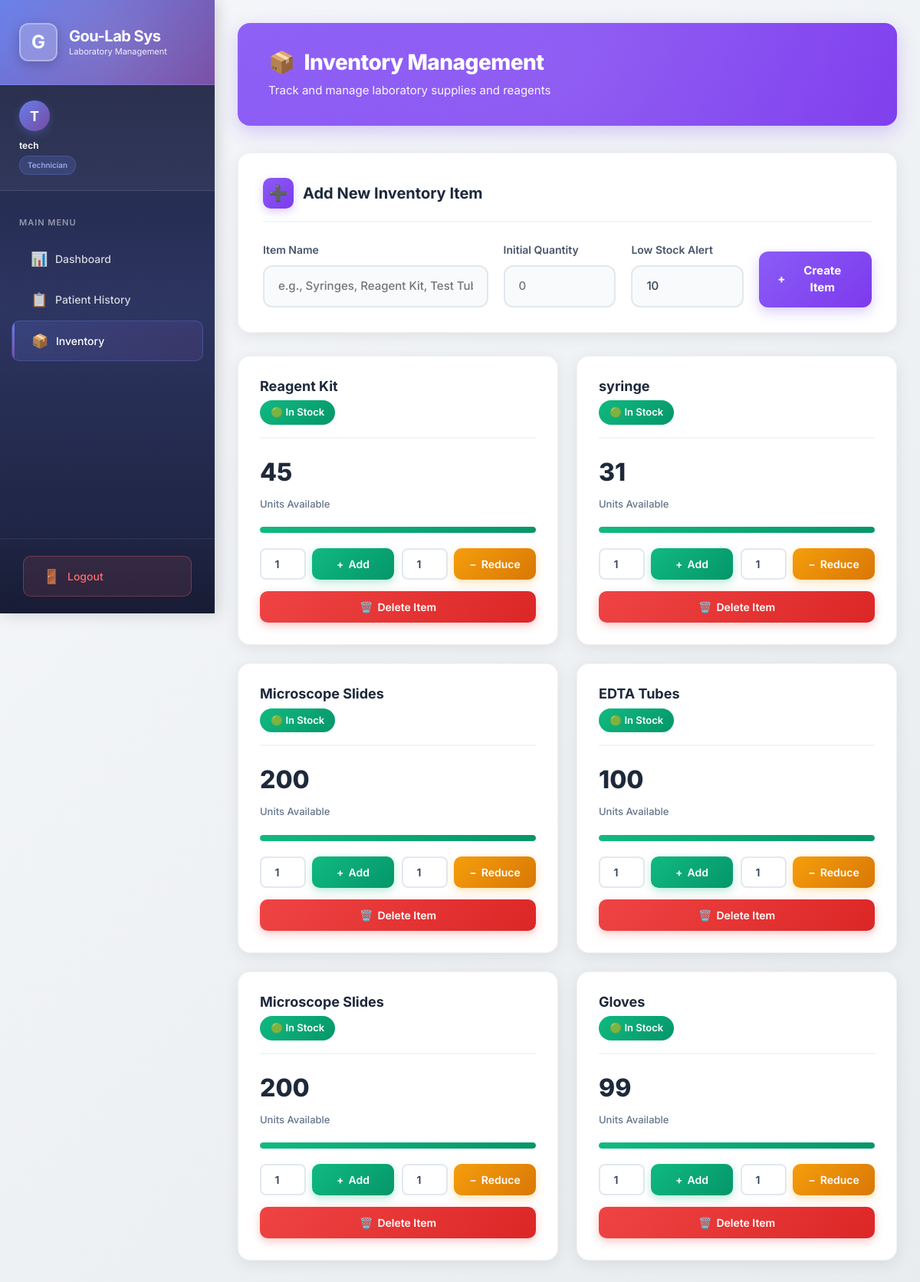
Page /inventory (signed in) on the earlier database version.
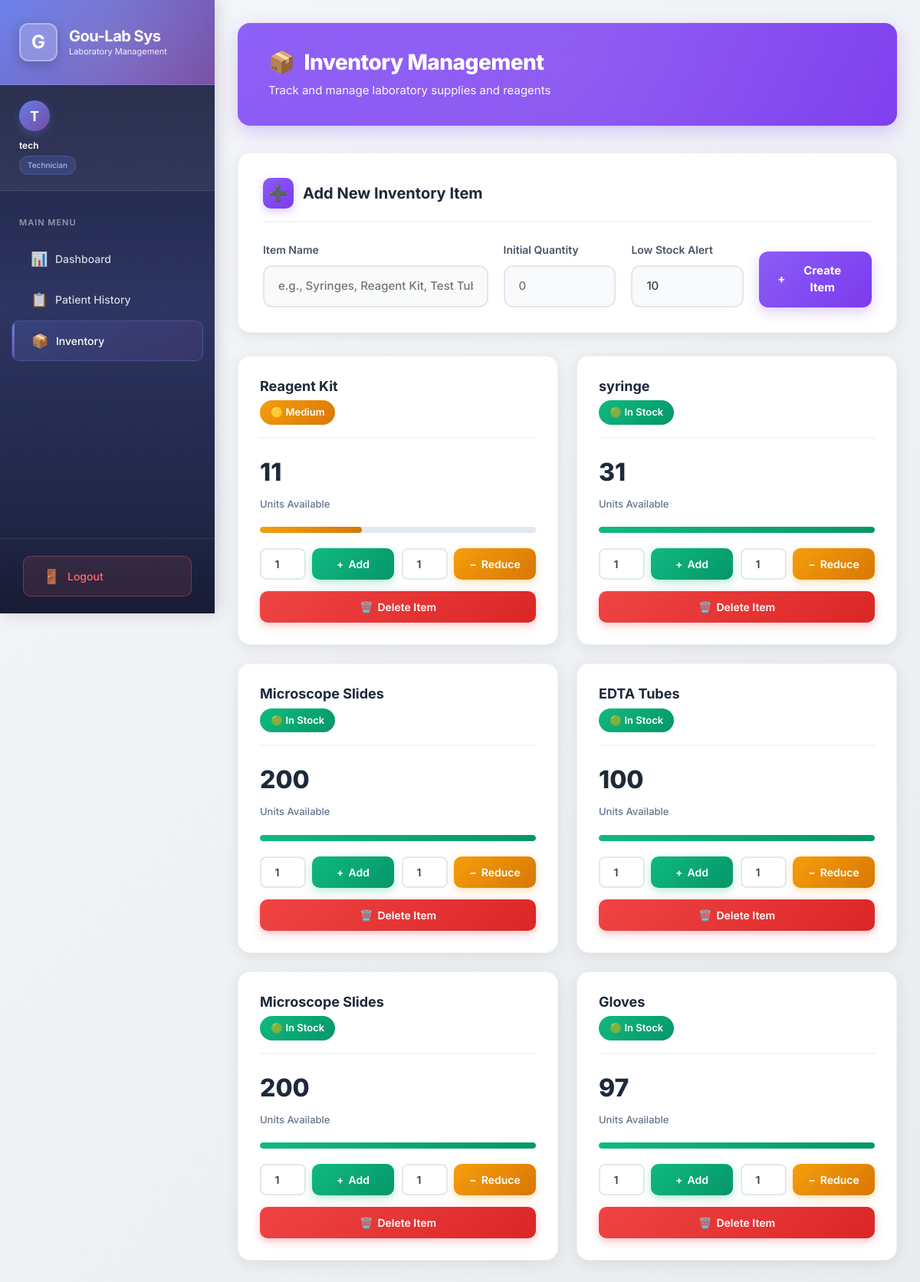
Same page on the later database version.
### app.py (models this page shows)
class Inventory(db.Model):
    id = db.Column(db.Integer, primary_key=True)
    item_name = db.Column(db.String(100), nullable=False)
    quantity = db.Column(db.Integer, default=0)
    low_stock_threshold = db.Column(db.Integer, default=10)

### app.py (the view, shortened to what this page needs)
@app.route('/inventory', methods=['GET', 'POST'])
@login_required
def inventory():
    items = Inventory.query.all()
    return render_template('inventory.html', items=items)

### app.py (called while the page is built)
@login_manager.user_loader
def load_user(user_id):
    return User.query.get(int(user_id))

### templates/inventory.html (shortened to what the changed rows need)
{% extends "layout.html" %}
{% block content %}
<div class="inventory-container">
    <div class="page-header">
        <div class="page-header-content">
            <h2>
                <span>📦</span>
                Inventory Management
            </h2>
        </div>
    </div>
    {% if items %}
    <div class="inventory-grid">
        {% for item in items %}
        <div class="inventory-card">
            <div class="card-header">
                <div>
                    <h3 class="item-name">{{ item.item_name }}</h3>
                    {% if item.quantity <= item.low_stock_threshold %} <span class="status-badge low">🔴 Low
                        Stock</span>
                        {% elif item.quantity <= item.low_stock_threshold * 2 %} <span class="status-badge medium">🟡
                            Medium</span>
                            {% else %}
                            <span class="status-badge high">🟢 In Stock</span>
                            {% endif %}
                </div>
            </div>
            <div class="stock-info">
                <div class="stock-quantity">{{ item.quantity }}</div>
                <div class="stock-label">Units Available</div>
            </div>
            <div class="stock-progress">
                <div class="stock-progress-bar {% if item.quantity <= item.low_stock_threshold %}low{% elif item.quantity <= item.low_stock_threshold * 2 %}medium{% else %}high{% endif %}"
                    data-quantity="{{ item.quantity }}" data-threshold="{{ item.low_stock_threshold }}"></div>
            </div>
            <div class="stock-controls">
                <form method="POST" class="control-group">
                    <input type="number" name="qty" class="qty-input" value="1" min="1" required>
                    <button type="submit" class="btn-stock btn-add">
                        <span>+</span>
                        Add
                    </button>
                </form>
                <form method="POST" class="control-group">
                    <input type="number" name="qty" class="qty-input" value="1" min="1" max="{{ item.quantity }}"
                        required>
                    <button type="submit" class="btn-stock btn-reduce">
                        <span>−</span>
                        Reduce
                    </button>
                </form>
            </div>
            <form method="POST" onsubmit="return confirm('Are you sure you want to delete {{ item.item_name }}?');">
                <button type="submit" class="btn-delete">
                    <span>🗑️</span>
                    Delete Item
                </button>
            </form>
        </div>
        {% endfor %}
    </div>
    {% else %}
    <div class="empty-state">
        <div class="empty-state-icon">📦</div>
        <p>No inventory items found. Add one above to get started.</p>
    </div>
    {% endif %}
</div>
{% endblock %}

Differences in the rows shown:
changed Inventory "Reagent Kit": quantity "45" → "11"; quantity "🟢 In Stock" → "🟡 Medium"
changed Inventory "Gloves": quantity "99" → "97"
